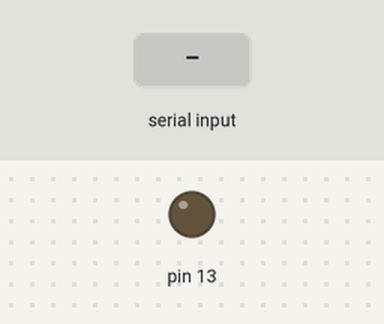
The sketch below on a simulated Arduino Mega 2560, built with avr-gcc and run on an emulated ATmega2560. On the bench: output pins drawn as LEDs (lit = HIGH). Dashed ring = blinking. Inputs (shaded band) come from the test bench.

Above: at 1.2 s.
1.3 s: "1" received over the second serial link
At 1.55 s:
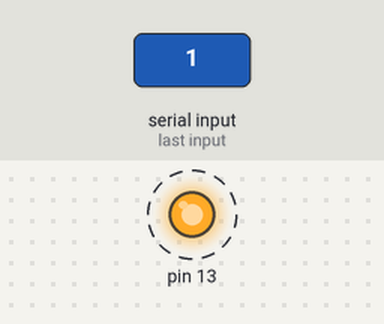
Timing chart, 0 to 10.3 s (numbered marks = the images above; inputs shaded):
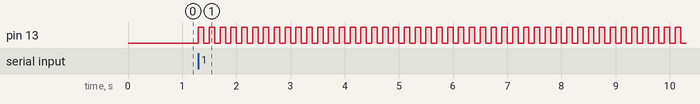

Measured:
- after the input at 1.3 s, pin 13: alternates HIGH for 0.10 s and LOW for 0.10 s, starting at once

The sketch:

SerialBlinkServer.ino
```cpp
byte BlinkIndex = 0;

void setup()
{
  Serial1.begin(115200);
  pinMode(13, OUTPUT);
}

void loop()
{
  if (Serial1.available()) {
    BlinkIndex = Serial1.read();
    for (int x = 0; x < BlinkIndex; x++) {
      digitalWrite(13, HIGH); delay(100);
      digitalWrite(13, LOW);  delay(100);
    }
  }
}
```
